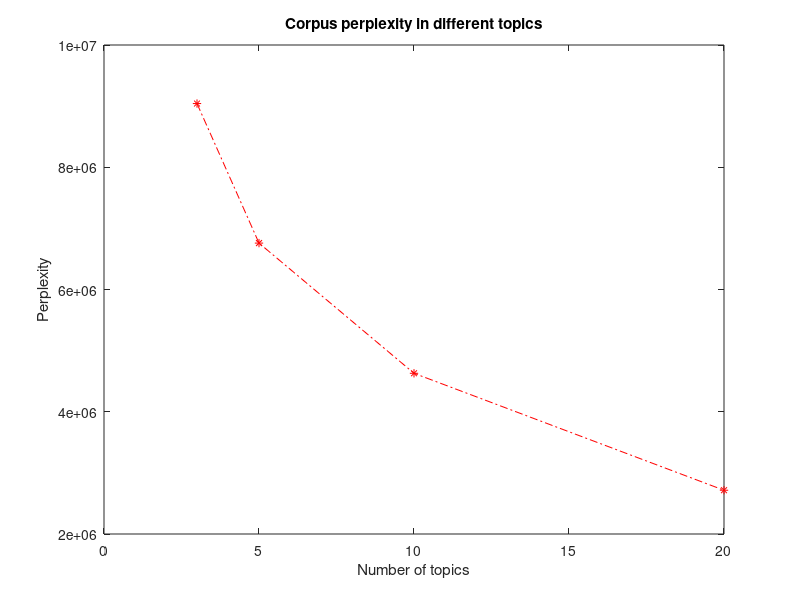

Write MATLAB code to recreate this figure.
%PLOTPERPLEX plot perplexity for different number of topics

% Load the perplexity statistics
perplexity = load('./perplexity.txt');
figure;
set(gcf,'Position',[500 500 500 400]);
plot(perplexity(:,1), perplexity(:,2), 'r*-.');

%axis([0 30 10 3000]);
title('Corpus perplexity in different topics');
xlabel('Number of topics');
ylabel('Perplexity');

saveas(gcf, ['./perpelxity', '.jpg']);
